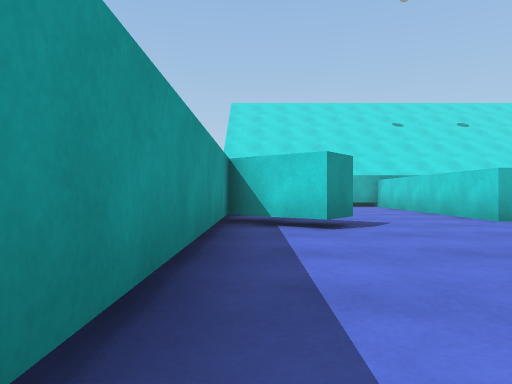
View 1 (above)

20 first-person views from a walk through a scene from a Unity 3-D project. The camera is 0.55 m above the floor, looks level and sees 70° across. The floor is counted in squares, 1 m on a side. Each view is taken from the middle of a square. On the plan, view 1 faces up. The plan holds only what a view shows up to about 9 squares ahead; the rest is blank. The place goes on beyond the plan. The player character is not drawn. Surface patterns are stand-ins for the level's own textures.

View 2
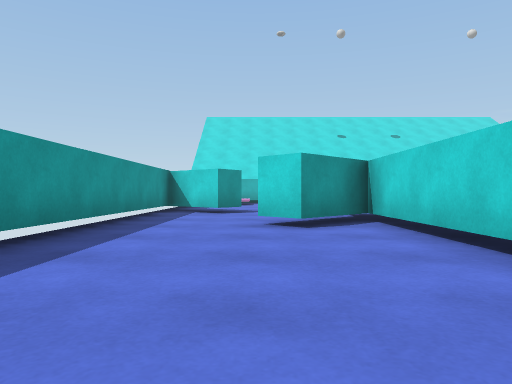

View 3
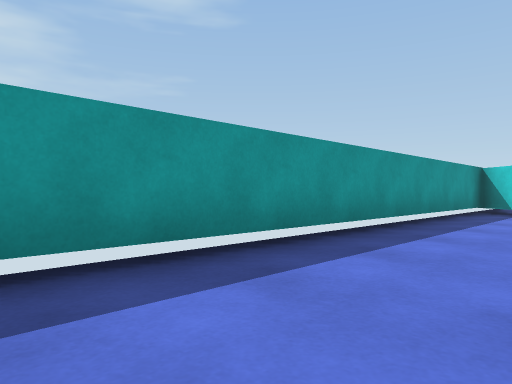

View 4
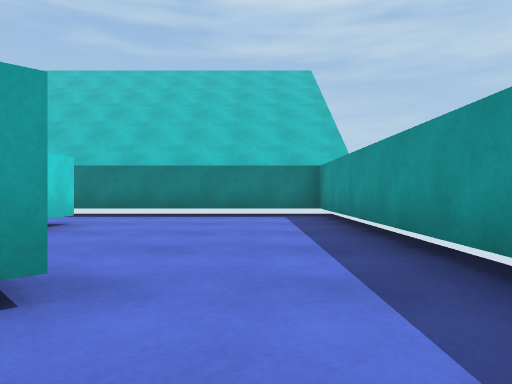

View 5
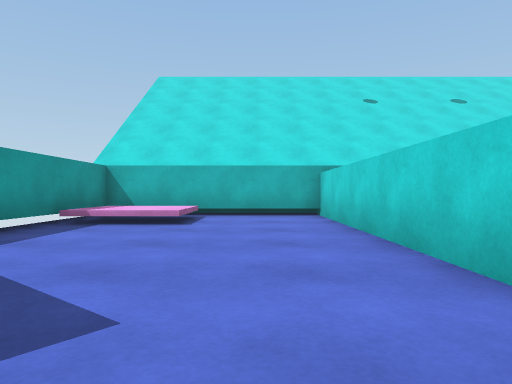

View 6
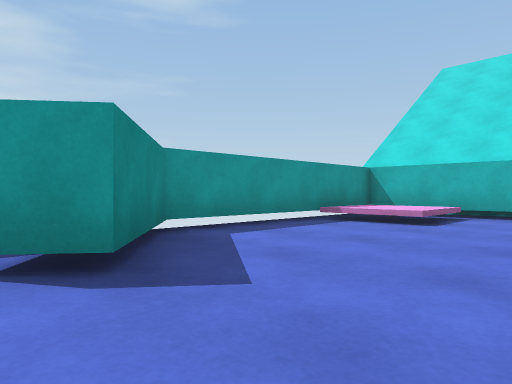

View 7
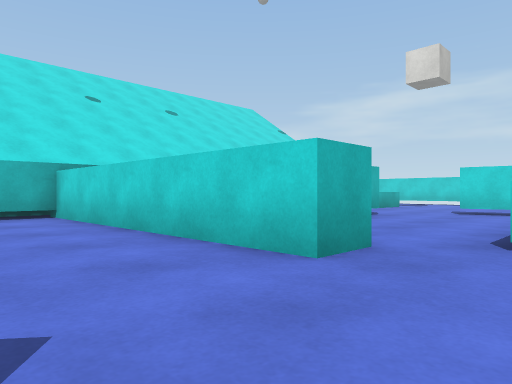

View 8
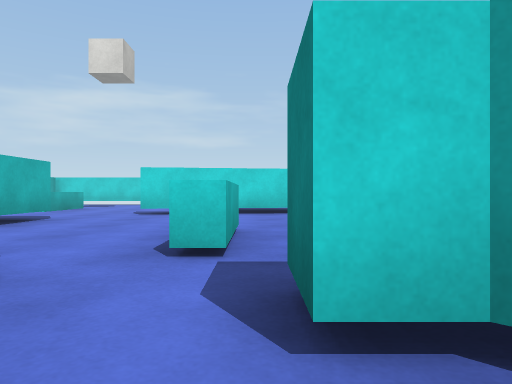

View 9
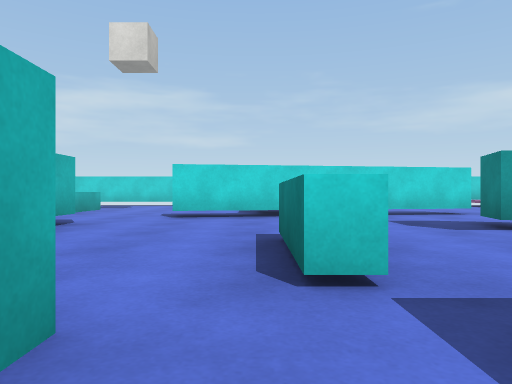

View 10
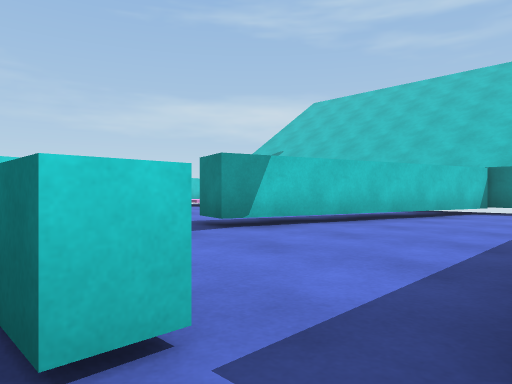

View 11
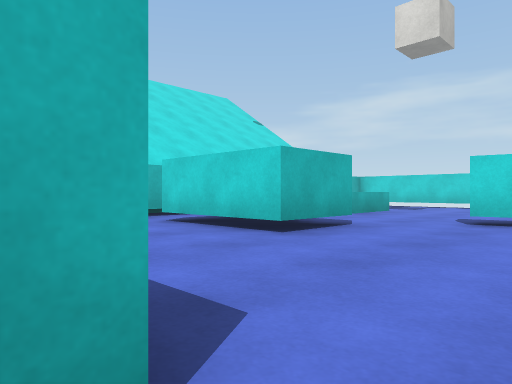

View 12
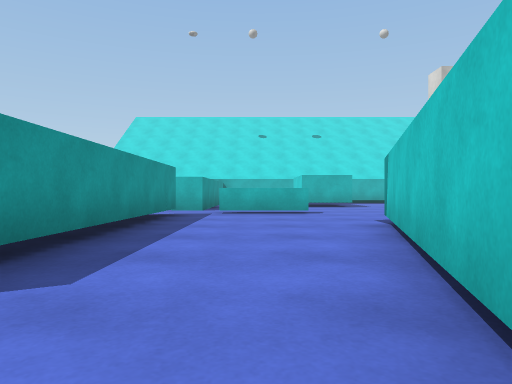

View 13
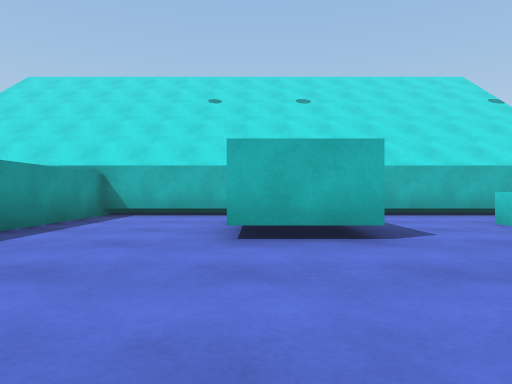

View 14
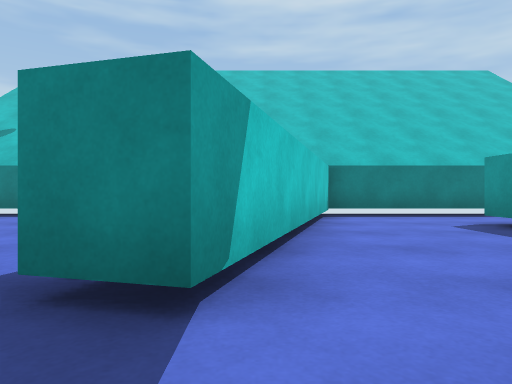

View 15
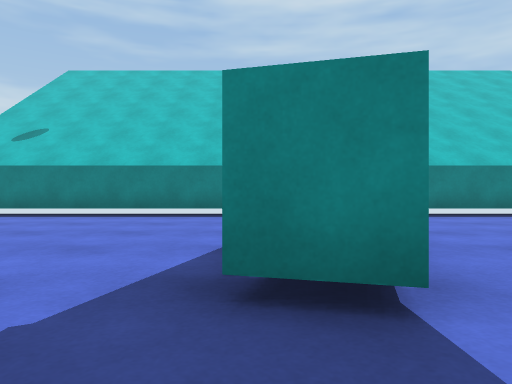

View 16
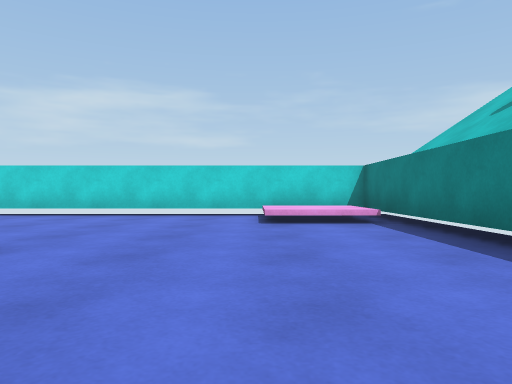

View 17
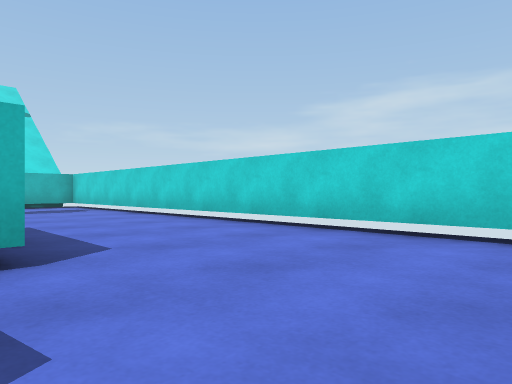

View 18
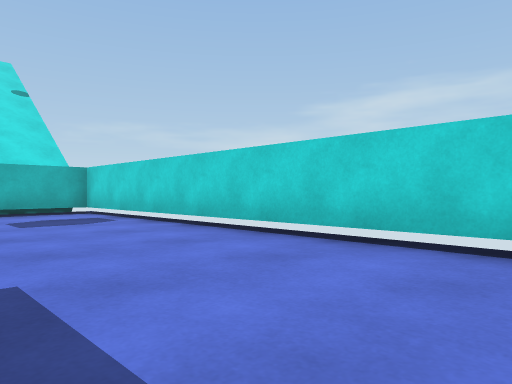

View 19
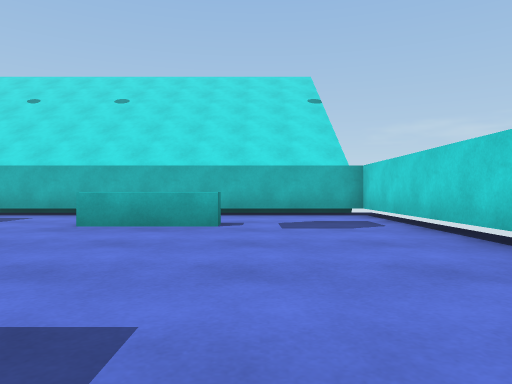

View 20
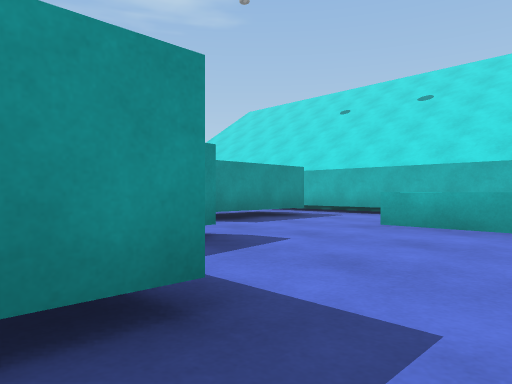

### Floor plan
Key: @ floor where view 1 was taken; # wall or solid block; . floor; ^ raised ledge.
Columns run from 1 left of view 1 to 19 right of it. Each row starts with its distance up from view 1.
 14 #####################
 13 #^^...#.............#
 12 #^^...#...##........#
 11 #^^...#...##..^^^...#
 10 #.....#...##........#
  9 #.....#...##........#
  8 #.....#.............#
  7 ##....#......#......#
  6 ###.....^^...###....#
  5 #............###....#
  4 #....##......  #....#
  3 #... ##.......##....#
  2 #...###...##..#.....#
  1 #....##...# ..#.....#
  0 #@...##...#.........#
 -1 #....##...#.........#
 -2 #....##..##.......^^#
 -3 #........#  ......^^#
 -4 #........#  ......^^#
 -5 ##########  #########

Positions as (right, up) in squares from view 1, and headings:
1: (0, 0), facing up
2: (2, -4), facing up
3: (2, -4), facing up-left
4: (1, 4), facing down
5: (3, 5), facing up
6: (4, 5), facing up-left
7: (2, 5), facing up-right
8: (3, 5), facing right
9: (4, 6), facing right
10: (5, 6), facing down-right
11: (5, 6), facing up-right
12: (7, -4), facing up
13: (9, 5), facing up
14: (9, 4), facing down
15: (10, 4), facing down
16: (10, -2), facing right
17: (14, 0), facing up-right
18: (15, 4), facing up-right
19: (16, 5), facing up
20: (16, 5), facing up-left
